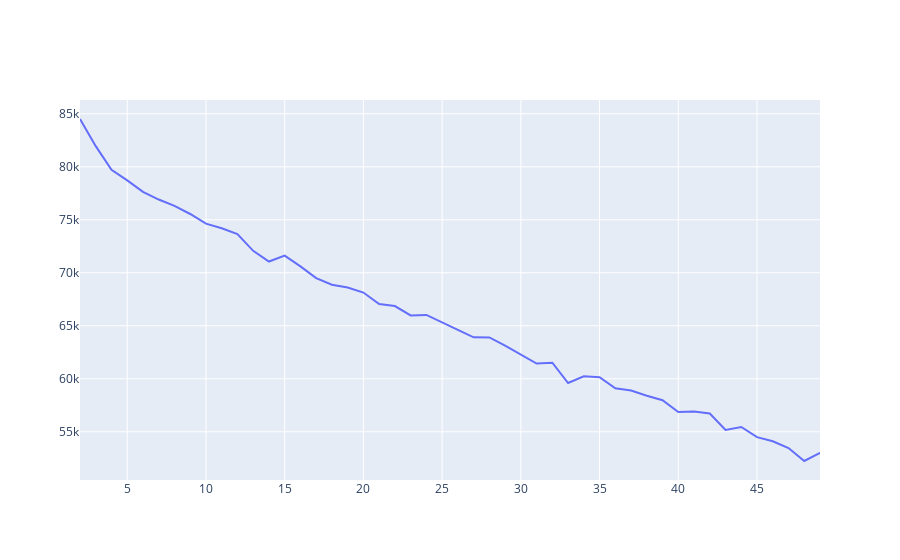

This figure's notebook cell:
### Code cell
#OPTIONAL: Elbow plot with inertia
#Elbow method to choose the optimal number of clusters
sse = {}
for k in tqdm(range(2, 50)):
    kmeans = KMeans(n_clusters=k, max_iter=1000).fit(data)
    sse[k] = kmeans.inertia_ # Inertia: Sum of distances of samples to their closest cluster center
    
fig = go.Figure(data=go.Scatter(x=list(sse.keys()), y=list(sse.values())))
fig.show()

### Figure 1 — Plotly figure (JSON) as saved in the notebook; plotly's stock layout.template omitted (floating-point values rounded to 4 significant figures)
{"data": [{"type": "scatter", "x": [2, 3, 4, 5, 6, 7, 8, 9, 10, 11, 12, 13, 14, 15, 16, 17, 18, 19, 20, 21, 22, 23, 24, 25, 26, 27, 28, 29, 30, 31, 32, 33, 34, 35, 36, 37, 38, 39, 40, 41, 42, 43, 44, 45, 46, 47, 48, 49], "y": [84510.0, 81950.0, 79710.0, 78720.0, 77630.0, 76910.0, 76310.0, 75550.0, 74630.0, 74200.0, 73660.0, 72070.0, 71060.0, 71630.0, 70610.0, 69500.0, 68880.0, 68610.0, 68140.0, 67060.0, 66860.0, 65980.0, 66030.0, 65350.0, 64620.0, 63910.0, 63900.0, 63140.0, 62260.0, 61440.0, 61520.0, 59600.0, 60240.0, 60150.0, 59100.0, 58890.0, 58410.0, 57980.0, 56860.0, 56910.0, 56720.0, 55180.0, 55450.0, 54490.0, 54100.0, 53470.0, 52250.0, 53020.0]}], "layout": {}}
